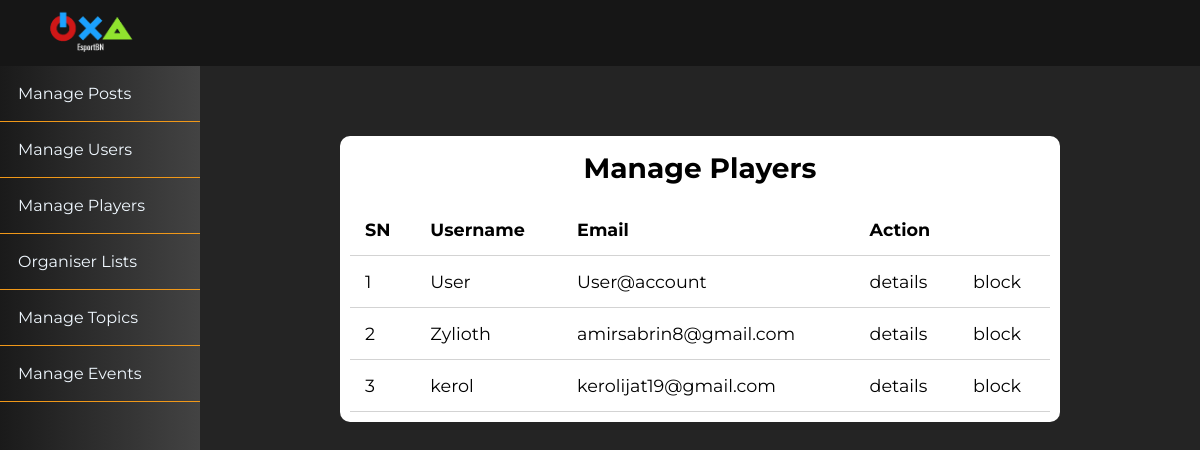
Before: /admin/players/index.php with the older database file.
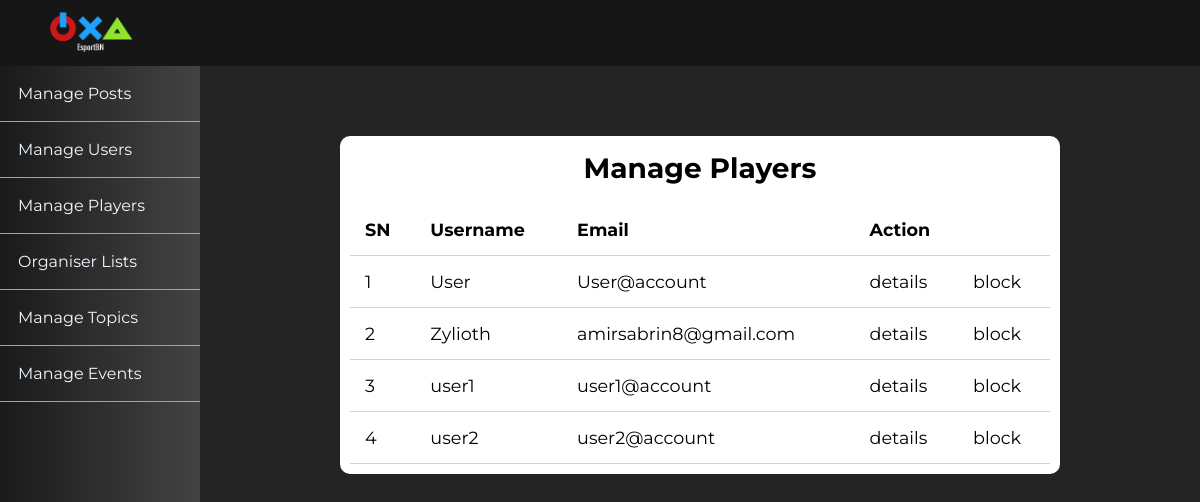
After: the same page with the newer database file.
### tables this page shows
CREATE TABLE `users` (
  `id` int(11) NOT NULL,
  `admin` tinyint(4) NOT NULL,
  `username` varchar(255) NOT NULL,
  `email` varchar(255) NOT NULL,
  `password` varchar(255) NOT NULL,
  `code` mediumint(50) NOT NULL,
  `status` text NOT NULL,
  `created_at` timestamp NOT NULL DEFAULT current_timestamp(),
  `bio` text NOT NULL DEFAULT 'No Bio Yet ... ',
  `instagram` text NOT NULL DEFAULT 'EsportBrunei',
  `steam` text NOT NULL DEFAULT 'SteamID',
  `discord` text NOT NULL DEFAULT 'name#0000',
  `pic` varchar(255) NOT NULL DEFAULT '1634018908_profile.png',
  `blocked` tinyint(4) NOT NULL,
  `proof` varchar(255) NOT NULL,
  `organiser_status` int(11) NOT NULL,
  `phone_number` int(7) NOT NULL,
  `details` text NOT NULL
);

### app/controllers/users.php (called while the page is built, shortened)
<?php
include(ROOT_PATH . "/app/database/db.php");
$table = 'users';
$admin_users = selectAll($table, array('admin'=> 0));

### app/database/db.php (called while the page is built, shortened)
<?php
require('connect.php');
function executeQuery($sql, $data)
{
    global $conn;
    $stmt = $conn->prepare($sql);
    $values = array_values($data);
    $types = str_repeat('s', count($values));
    $stmt->bind_param($types, ...$values);
    $stmt->execute();
    return $stmt;
}
function selectAll($table, $conditions = [])
{
    global $conn;
    $sql = "SELECT * FROM $table";
    if (empty($conditions)) {
        $stmt = $conn->prepare($sql);
        $stmt->execute();
        $records = $stmt->get_result()->fetch_all(MYSQLI_ASSOC);
        return $records;
    } else {
        $i = 0;
        foreach ($conditions as $key => $value) {
            if ($i === 0) {
                $sql = $sql . " WHERE $key=?";
            } else {
                $sql = $sql . " AND $key=?";
            }
            $i++;
        }
        $stmt = executeQuery($sql, $conditions);
        $records = $stmt->get_result()->fetch_all(MYSQLI_ASSOC);
        return $records;
    }
}

### admin/players/index.php (the view, shortened to what this page needs)
<?php include(ROOT_PATH . "/app/controllers/users.php");
?>
<!DOCTYPE html>
<html lang="en">
    <head>
        <link rel="stylesheet"
            href="https://use.fontawesome.com/releases/v5.7.2/css/all.css"
>
        <link rel="stylesheet" href="../../assets/css/style.css">
        <link rel="stylesheet" href="../../assets/css/admin.css">
    </head>
    <body>
    <?php include(ROOT_PATH . "/app/includes/AdminHeader.php"); ?>
        <div class="admin-wrapper">
        <?php include(ROOT_PATH . "/app/includes/AdminSidebar.php"); ?>
            <div class="admin-content">
                <div class="content">
                    <h2 class="page-title">Manage Players</h2>
                    <table>
                        <thead>
                            <th>SN</th>
                            <th>Username</th>
                            <th>Email</th>
                            <th colspan="3">Action</th>
                        </thead>
                        <tbody>
                            <?php foreach ($admin_users as $key => $user): ?>
                                <tr>
                                    <td><?php echo $key + 1; ?></td>
                                    <td><?php echo $user['username']; ?></td>
                                    <td><?php echo $user['email']; ?></td>
                                    <td><a href="details.php?id=<?php echo $user['id']; ?>" >details</a></td>
                                    <?php if ($user['blocked'] == 1): ?>
                                        <td><a href="details.php?blocked=0&p_id=<?php echo $user['id'] ?>" class="unblock">unblock</a></td>
                                    <?php else: ?>
                                        <td><a href="details.php?blocked=1&p_id=<?php echo $user['id'] ?>" class="block">block</a></td>
                                    <?php endif; ?>
                                </tr>
                            <?php endforeach; ?>
                        </tbody>
                    </table>
                </div>
            </div>
        </div>
    </body>
</html>

Changed rows visible on the page:
removed users: username "kerol", email "kerolijat19@gmail.com"
added users: username "user1", email "user1@account"
added users: username "user2", email "user2@account"
